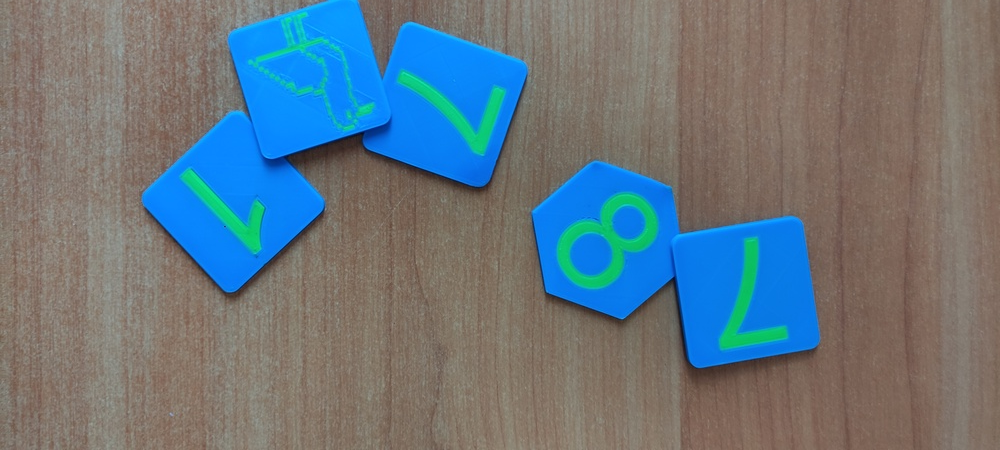
#> input picture Image/input_images/1.jpg, 1000 x 450 px, shrunk from 4624 x 2080 before the run; its folder holds only this picture in this run
$ python COSI_1_V5.py   (older library calls are emulated)
#> lines starting #> are read from the running program, lines starting #| are printed output that depends on the picture; after the words box and inside, x2 and y2 are one past the last pixel; in counts of white or black regions, pixels touching at a corner belong together
import cv2
import numpy as np
import os
import matplotlib.pyplot as plt

# Функция для отображения изображения
def display_image(image, title="Image"):
    # plt.figure(figsize=(10, 10))
    plt.imshow(cv2.cvtColor(image, cv2.COLOR_BGR2RGB))
    plt.title(title)
    plt.axis('off')
    plt.show()

# Функция для обработки всех изображений в директории
def process_all_images(input_folder, output_folder):
    # Получаем список файлов в директории
#> called with input_folder = 'input_images', output_folder = 'output_images'
    files = [f for f in os.listdir(input_folder) if f.endswith(('.jpg'))]

    for file in files:
        # 1. Загрузка изображения
        image_path = os.path.join(input_folder, file)
        image = cv2.imread(image_path)
#> image is the input picture: shape (450, 1000, 3); mean B, G, R 126.5, 118.5, 104.2
        hsv_image = cv2.cvtColor(image, cv2.COLOR_BGR2HSV)
#> hsv_image: shape (450, 1000, 3); mean H, S, V 32.7, 91.3, 149

        # 2. Определение диапазона для голубого цвета (фигуры)
        lower_blue = np.array([102, 62, 62])   # Нижняя граница голубого цвета #90, 50, 50
        upper_blue = np.array([130, 255, 255])  # Верхняя граница голубого цвета
        blue_mask = cv2.inRange(hsv_image, lower_blue, upper_blue)
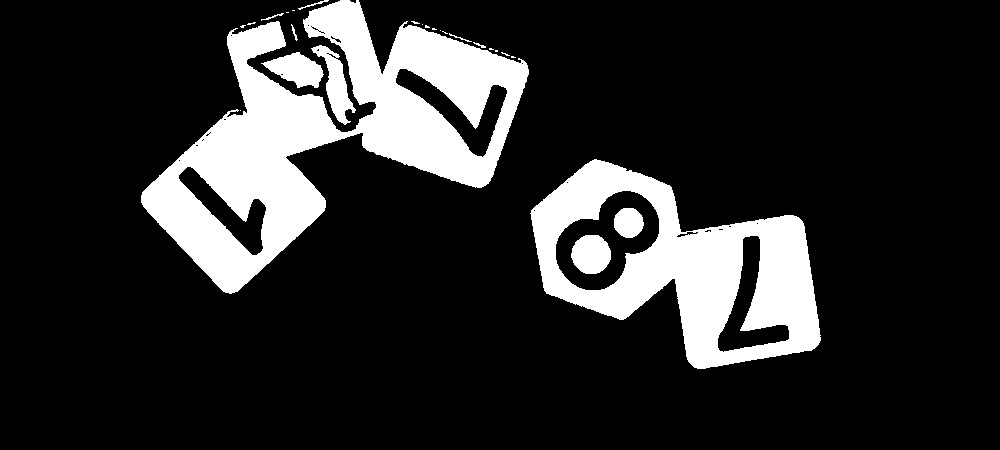
#> blue_mask: shape (450, 1000); 16.5% white; 26 white regions (15 under 20 px), largest, box (x1, y1, x2, y2) and area: (141, 0, 529, 294) 42761, (530, 159, 821, 369) 26774, (311, 45, 356, 125) 1319

        # 3. Определение диапазона для зеленого цвета (цифры)
        lower_green = np.array([35, 40, 40])   # Нижняя граница зеленого цвета
        upper_green = np.array([85, 255, 255])  # Верхняя граница зеленого цвета
        green_mask = cv2.inRange(hsv_image, lower_green, upper_green)
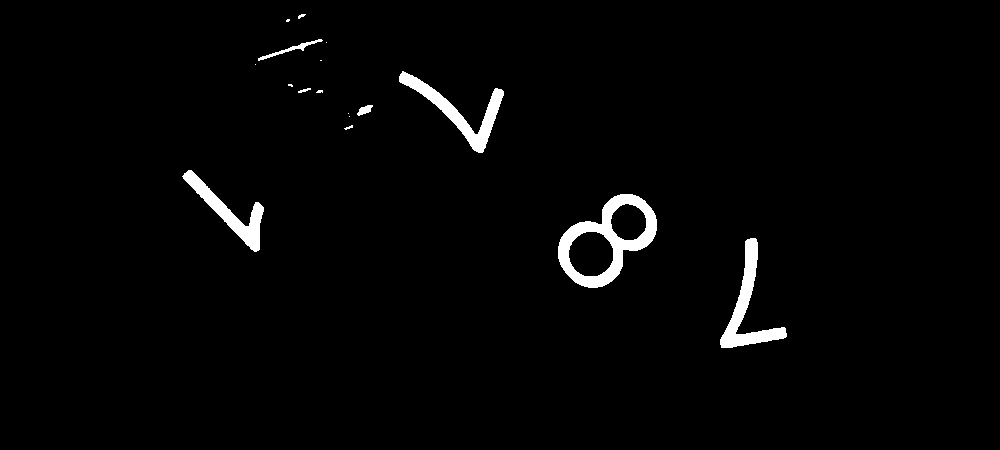
#> green_mask: shape (450, 1000); 2% white; 17 white regions (8 under 20 px), largest, box (x1, y1, x2, y2) and area: (558, 194, 657, 288) 3200, (720, 238, 787, 348) 1970, (399, 71, 504, 153) 1911

        # 4. Комбинируем маски для голубого (фигуры) и зеленого (цифры)
        combined_mask = cv2.bitwise_or(blue_mask, green_mask)
#> combined_mask: shape (450, 1000); 18.6% white; 43 white regions (23 under 20 px), largest, box (x1, y1, x2, y2) and area: (141, 0, 529, 294) 42761, (530, 159, 821, 369) 26774, (558, 194, 657, 288) 3200

        # 5. Применение морфологических операций для удаления шумов и артефактов
        kernel = np.ones((2, 2), np.uint8)
        combined_mask_cleaned = cv2.morphologyEx(combined_mask, cv2.MORPH_CLOSE, kernel)
#> combined_mask_cleaned: shape (450, 1000); 18.6% white; 38 white regions (20 under 20 px), largest, box (x1, y1, x2, y2) and area: (142, 0, 530, 295) 44500, (531, 160, 822, 370) 26809, (559, 195, 658, 289) 3200
        combined_mask_cleaned = cv2.morphologyEx(combined_mask_cleaned, cv2.MORPH_OPEN, kernel)
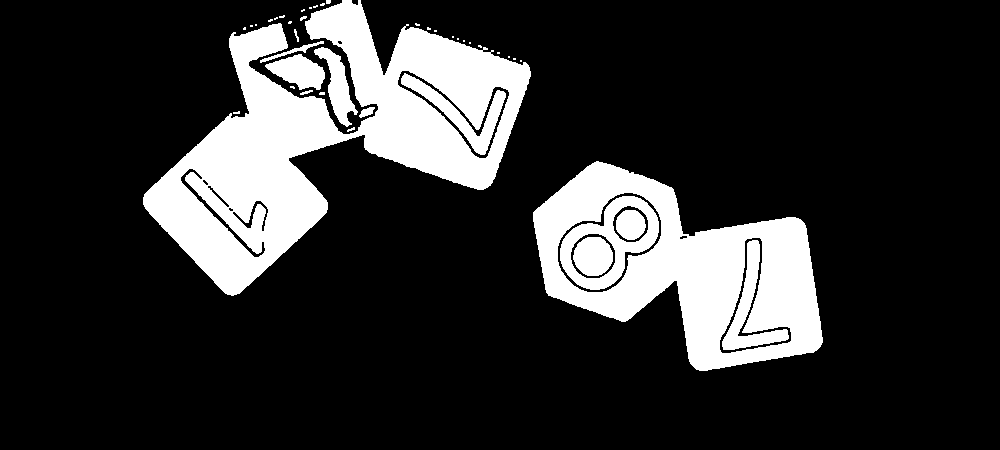
#> combined_mask_cleaned: shape (450, 1000); 18.6% white; 42 white regions (27 under 20 px)

        # 6. Нахождение контуров голубых фигур и зеленых цифр
        contours, _ = cv2.findContours(combined_mask_cleaned, cv2.RETR_EXTERNAL, cv2.CHAIN_APPROX_SIMPLE)
#> contours = 37 contours, 31 with area under 20; largest, box (x1, y1, x2, y2) and area: (143, 0, 531, 296) 47304, (533, 161, 823, 371) 35688, (314, 47, 358, 127) 1232, (265, 54, 325, 90) 1222, (260, 41, 324, 63) 161, (359, 107, 375, 118) 80

        # 7. Создаем черную маску для фона (оставляем только фигуры и цифры)
        image_with_black_background = np.zeros_like(image)  # Создаем черное изображение того же размера
        image_with_black_background[combined_mask_cleaned == 255] = image[combined_mask_cleaned == 255]

        # 8. Применение оператора Собеля для выделения контуров
        gray_image = cv2.cvtColor(image_with_black_background, cv2.COLOR_BGR2GRAY)
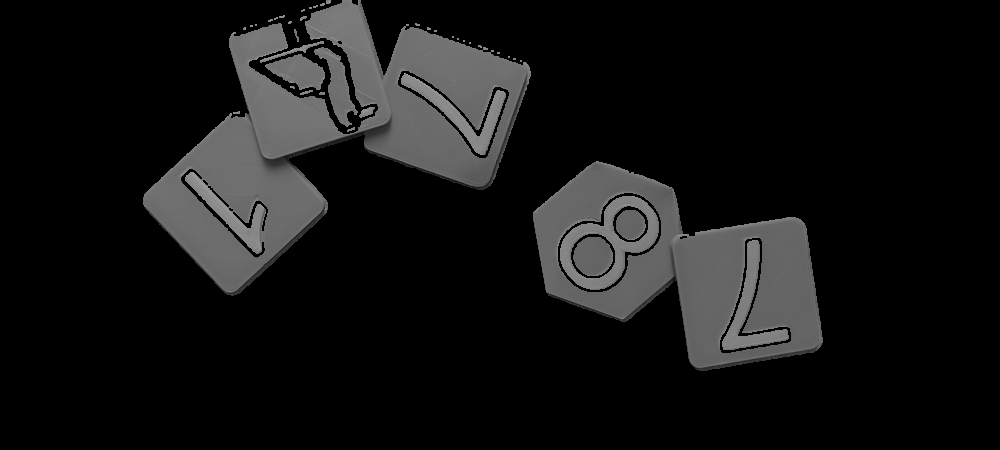
#> gray_image: shape (450, 1000); min 0, max 165, mean 20
        sobel_x = cv2.Sobel(gray_image, cv2.CV_64F, 1, 0, ksize=3)
        sobel_y = cv2.Sobel(gray_image, cv2.CV_64F, 0, 1, ksize=3)
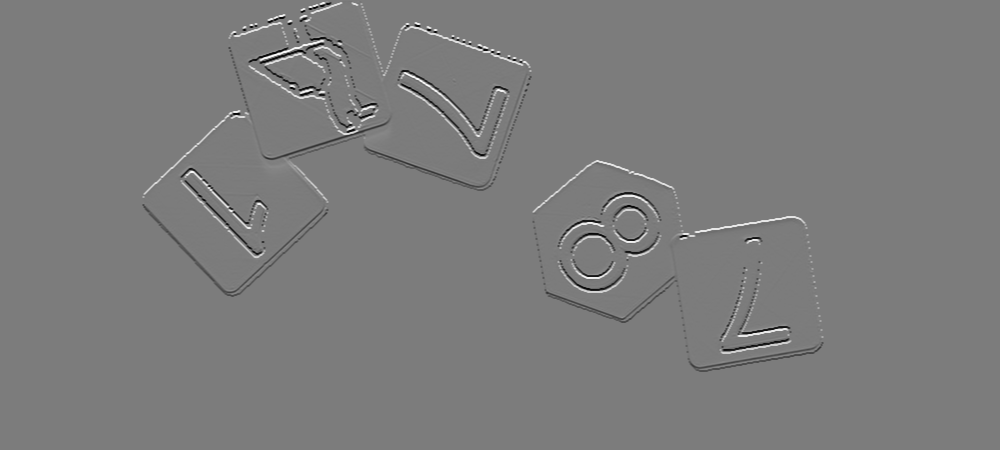
#> sobel_y: shape (450, 1000) float64; min -591, max 622, mean 0; drawn with min black and max white
        sobel_combined = cv2.magnitude(sobel_x, sobel_y)
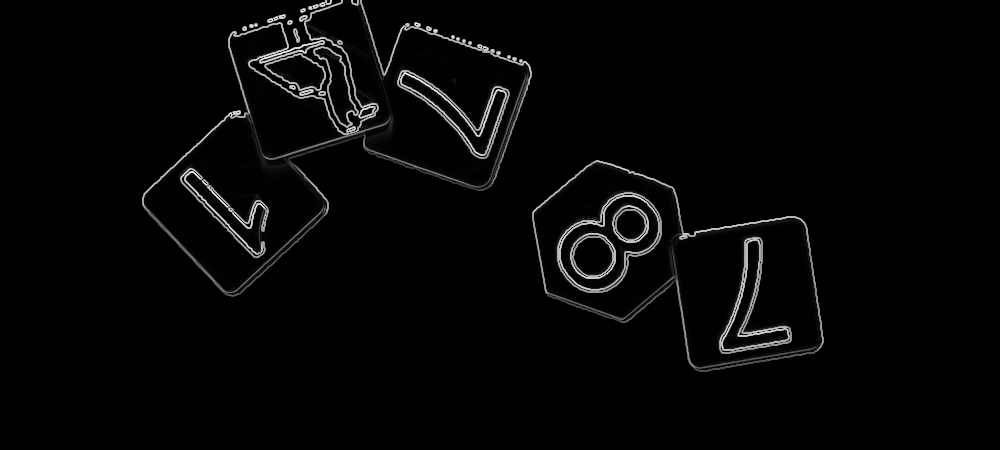
#> sobel_combined: shape (450, 1000) float64; min 0, max 694.2, mean 15.7; drawn with min black and max white

        # # Нормализуем изображение
        # sobel_combined = np.uint8(sobel_combined / np.max(sobel_combined) * 255)

        # 9. Обводим контуры фигур и цифр красным цветом
        contour_image = image_with_black_background.copy()
        cv2.drawContours(contour_image, contours, -1, (0, 0, 255), 2)  # Красный контур
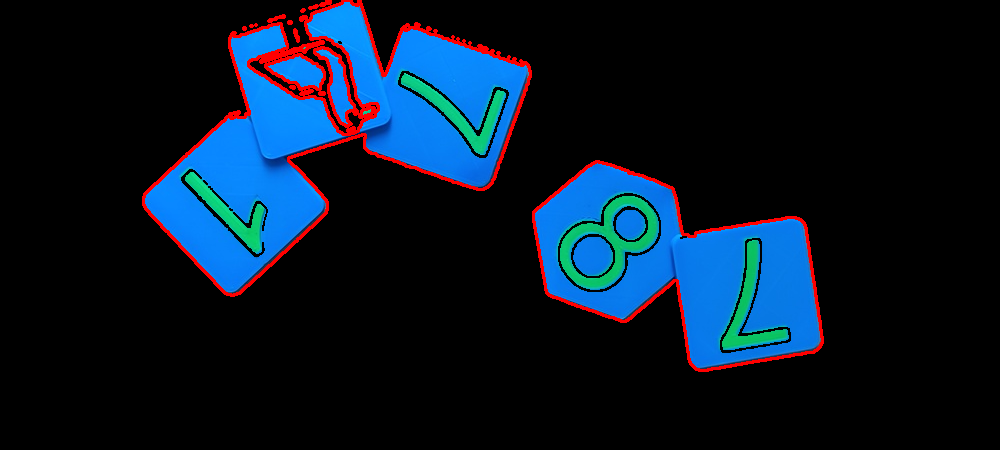
#> contour_image: shape (450, 1000, 3); mean B, G, R 38.5, 23.1, 8.2

        # 10. Сохранение результатов
        output_path = os.path.join(output_folder, 'processed_' + file)
        cv2.imwrite(output_path, contour_image)

        # Вывод оригинала и обработанного изображения
        display_image(image, f"Original: {file}")
        display_image(contour_image, f"Processed: {file}")

# Указываем папки для входных и выходных данных
input_folder = 'input_images'  # Папка с исходными изображениями
output_folder = 'output_images'  # Папка для сохранения обработанных изображений

# Проверка существования выходной папки
if not os.path.exists(output_folder):
    os.makedirs(output_folder)

# Обработка всех изображений в директории
process_all_images(input_folder, output_folder)

$ run again, on Image/input_images/4.jpg
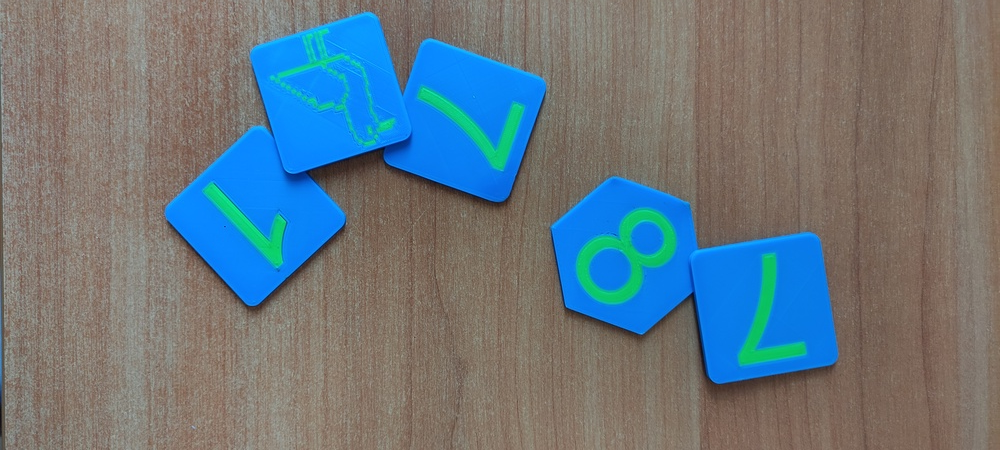
#> input picture Image/input_images/4.jpg, 1000 x 450 px, shrunk from 4624 x 2080 before the run
#> in process_all_images, image is the input picture: shape (450, 1000, 3); mean B, G, R 127.1, 119.4, 105
#> hsv_image: shape (450, 1000, 3); mean H, S, V 32.8, 89.4, 149
#> in process_all_images, `blue_mask = cv2.inRange(hsv_image, lower_blue, upper_blue)`:
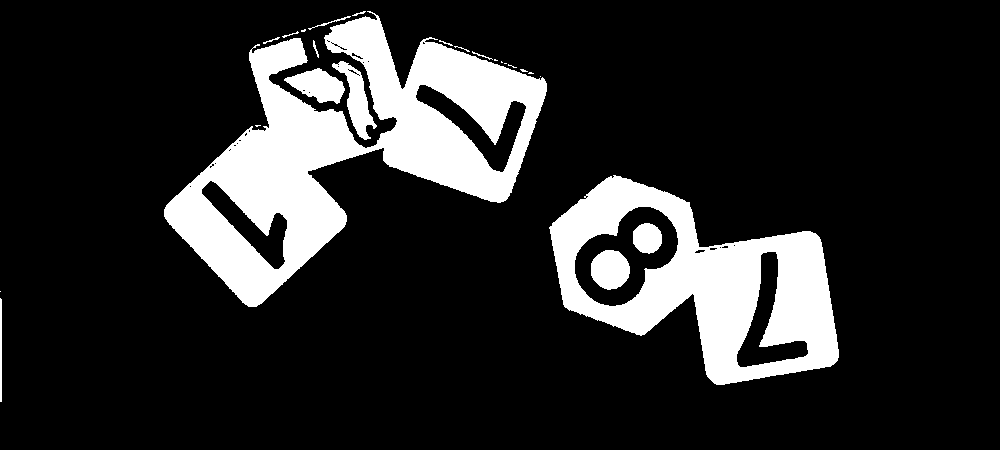
#> blue_mask: shape (450, 1000); 16.3% white; 25 white regions (10 under 20 px), largest, box (x1, y1, x2, y2) and area: (164, 11, 547, 307) 41711, (549, 175, 839, 385) 26573, (332, 61, 377, 140) 1299
#> green_mask: shape (450, 1000); 2% white; 20 white regions (11 under 20 px), largest, box (x1, y1, x2, y2) and area: (577, 209, 676, 303) 3188, (739, 254, 805, 364) 1960, (419, 88, 523, 169) 1887
#> combined_mask: shape (450, 1000); 18.3% white; 45 white regions (21 under 20 px), largest, box (x1, y1, x2, y2) and area: (164, 11, 547, 307) 41711, (549, 175, 839, 385) 26573, (577, 209, 676, 303) 3188
#> contours = 43 contours, 36 with area under 20; largest, box (x1, y1, x2, y2) and area: (166, 17, 549, 309) 46103, (551, 177, 841, 387) 35426, (334, 63, 379, 142) 1218, (286, 70, 347, 106) 1205, (0, 300, 4, 404) 308, (282, 57, 345, 78) 156, (380, 122, 395, 133) 76
#> in process_all_images, `cv2.drawContours(contour_image, contours, -1, (0, 0, 255), 2)`:
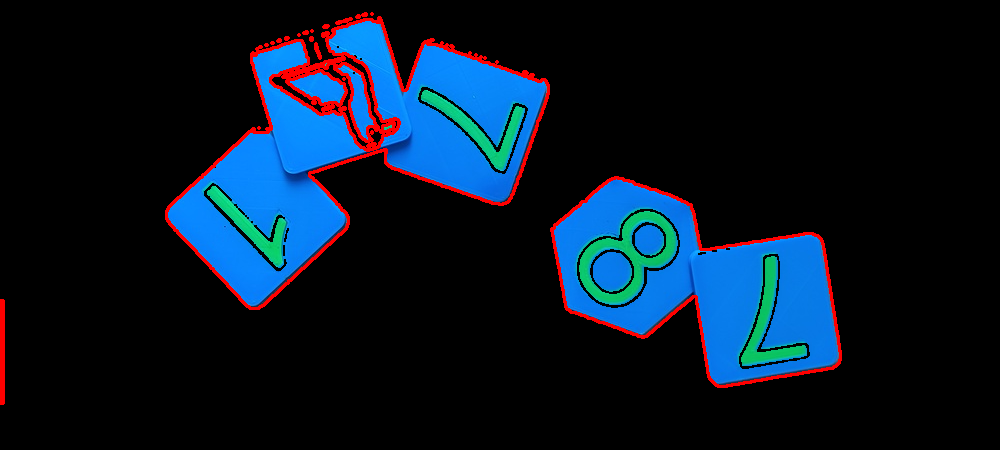
#> contour_image: shape (450, 1000, 3); mean B, G, R 37.7, 22.7, 8.5

$ run again, on Image/input_images/5.jpg
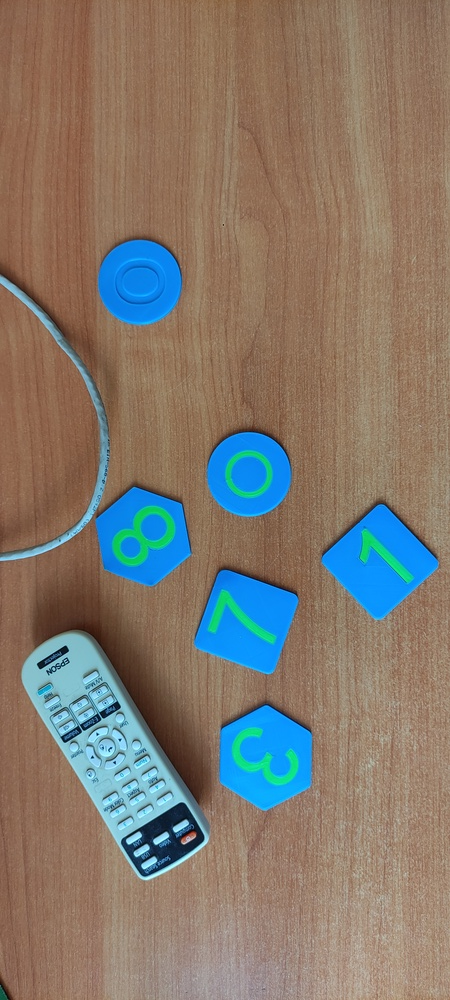
#> input picture Image/input_images/5.jpg, 450 x 1000 px, shrunk from 2080 x 4624 before the run
#> in process_all_images, image is the input picture: shape (1000, 450, 3); mean B, G, R 109.9, 120.9, 130.6
#> hsv_image: shape (1000, 450, 3); mean H, S, V 26.4, 106.3, 154.6
#> in process_all_images, `blue_mask = cv2.inRange(hsv_image, lower_blue, upper_blue)`:
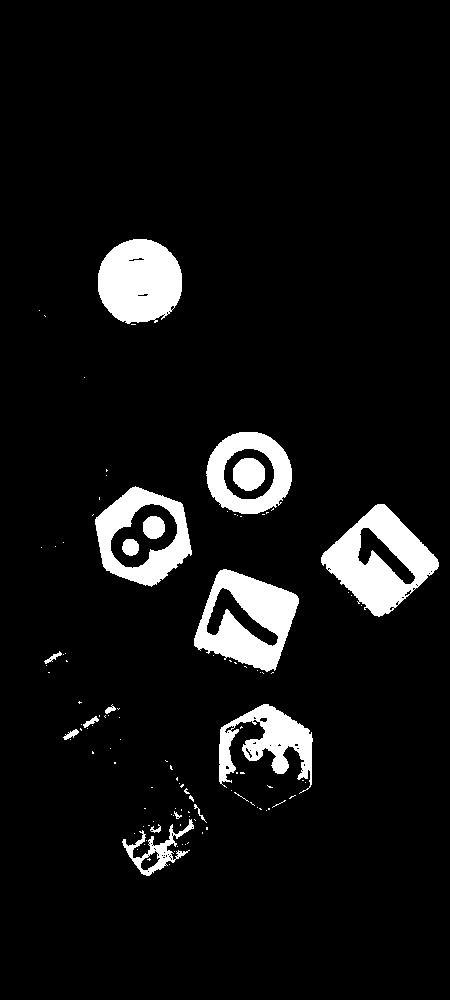
#> blue_mask: shape (1000, 450); 7.2% white; 114 white regions (97 under 20 px), largest, box (x1, y1, x2, y2) and area: (321, 504, 439, 617) 6372, (194, 569, 299, 672) 5844, (98, 239, 182, 324) 5631
#> green_mask: shape (1000, 450); 1% white; 31 white regions (24 under 20 px), largest, box (x1, y1, x2, y2) and area: (113, 506, 175, 566) 1308, (232, 728, 298, 784) 1018, (209, 591, 275, 643) 783
#> contours = 35 contours, 20 with area under 20; largest, box (x1, y1, x2, y2) and area: (323, 506, 441, 619) 7330, (196, 571, 301, 674) 7010, (97, 489, 194, 588) 6816, (100, 241, 184, 326) 5539, (208, 434, 294, 516) 5460
#> in process_all_images, `cv2.drawContours(contour_image, contours, -1, (0, 0, 255), 2)`:
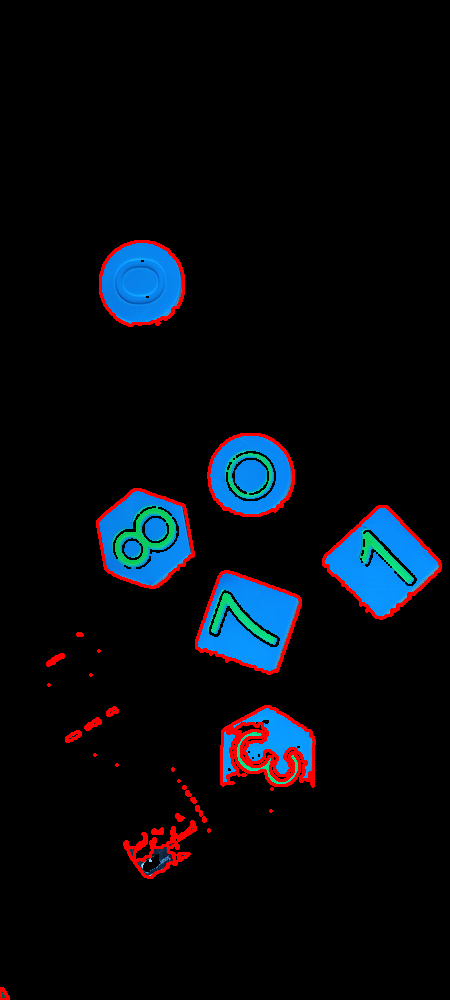
#> contour_image: shape (1000, 450, 3); mean B, G, R 15.4, 10, 6.7

$ run again, on Image/input_images/10.jpg
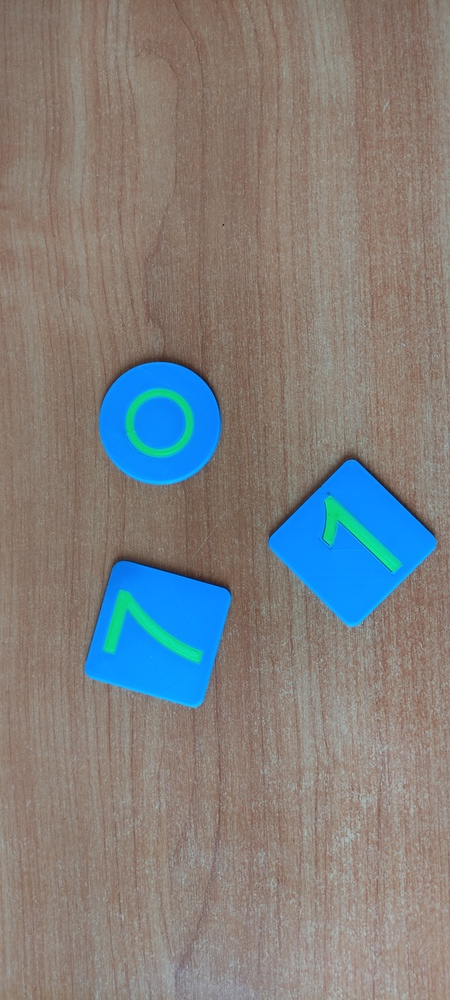
#> input picture Image/input_images/10.jpg, 450 x 1000 px, shrunk from 2080 x 4624 before the run
#> in process_all_images, image is the input picture: shape (1000, 450, 3); mean B, G, R 126.3, 127.5, 128.4
#> hsv_image: shape (1000, 450, 3); mean H, S, V 22.5, 67.3, 150.7
#> blue_mask: shape (1000, 450); 8% white; 24 white regions (17 under 20 px), largest, box (x1, y1, x2, y2) and area: (267, 458, 438, 622) 13413, (84, 559, 232, 706) 12564, (98, 361, 223, 485) 7910
#> green_mask: shape (1000, 450); 0.89% white; 3 white regions, box (x1, y1, x2, y2) and area: (105, 592, 201, 662) 1571, (324, 498, 400, 571) 1291, (126, 390, 192, 456) 1127
#> contours = 31 contours, 28 with area under 20; largest, box (x1, y1, x2, y2) and area: (269, 460, 440, 624) 15120, (86, 561, 234, 705) 14836, (100, 363, 224, 483) 11642
#> in process_all_images, `cv2.drawContours(contour_image, contours, -1, (0, 0, 255), 2)`:
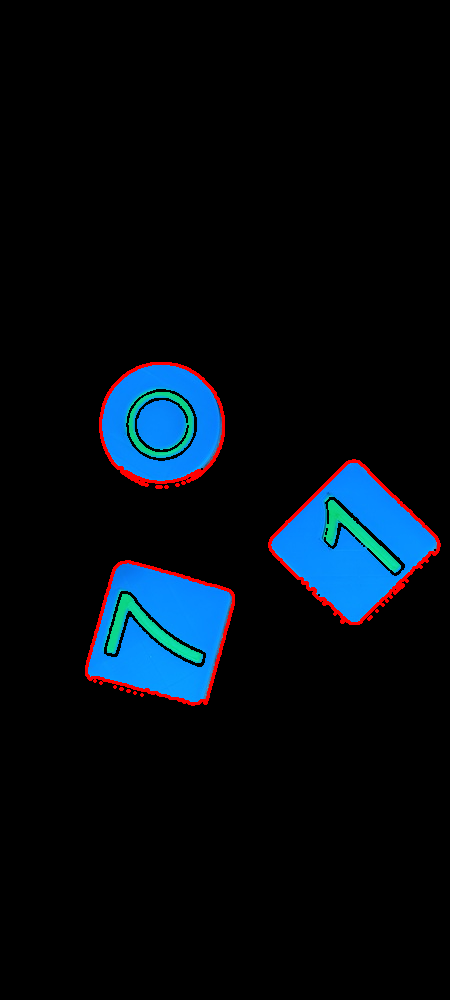
#> contour_image: shape (1000, 450, 3); mean B, G, R 19.6, 12.1, 3.8
